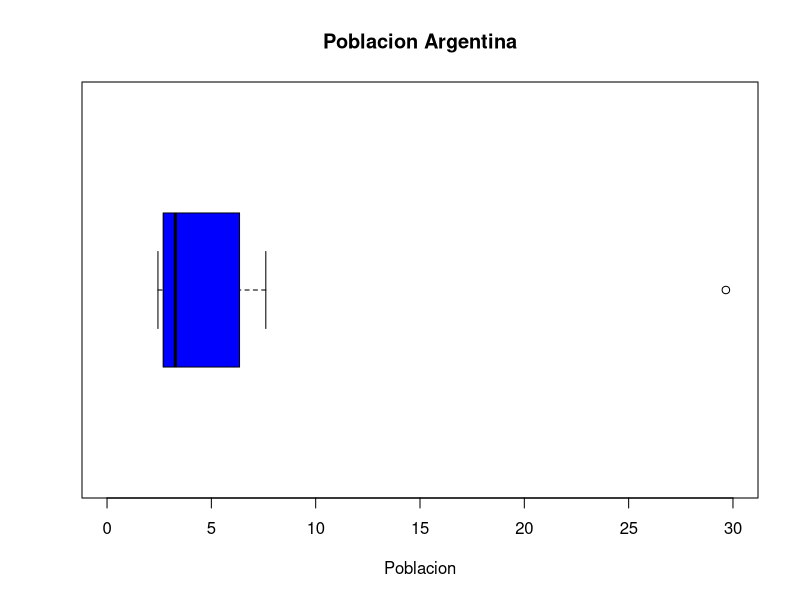
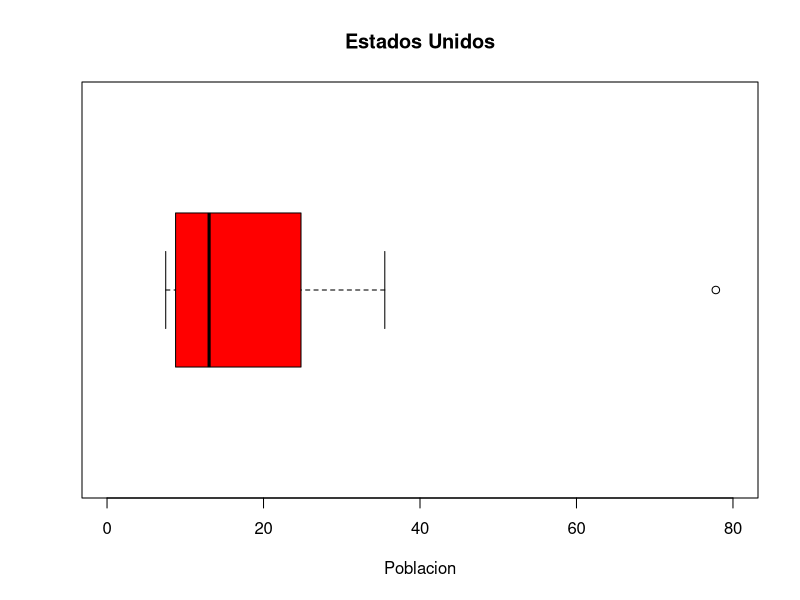
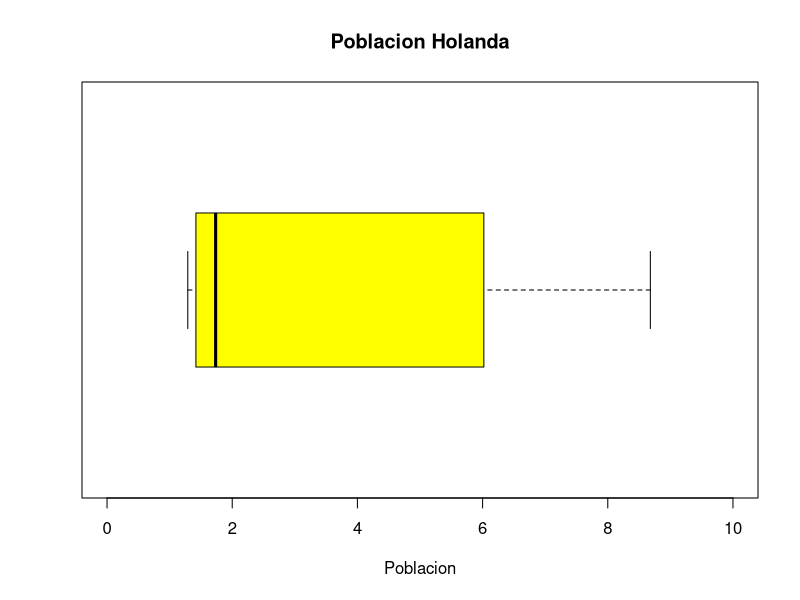
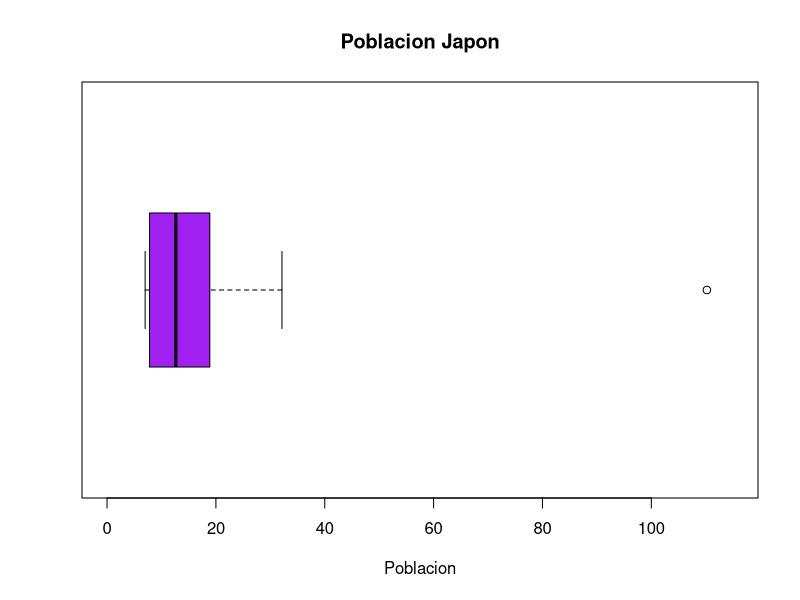

These charts were generated, in order, by the following R code:
## ---- chunk 1
arg <- c( 29.66, 7.61, 6.35,4.10,3.80,2.75,2.70,2.69,2.51, 2.44 )

eeuu <- c( 77.81, 35.50, 24.79, 20.02, 16.70, 9.39,9.38,8.76,7.63,7.50 )

hol <- c( 8.68, 7.31, 6.02, 2.64, 1.75, 1.72, 1.51, 1.42, 1.31, 1.29 )

jap <- c( 110.21, 32.14, 18.88, 16.38, 13.37, 11.92, 10.71, 7.80, 7.70, 7.00 )
## ---- chunk 2
par(mfrow= c(1,1))
# Grafica bloxpot de argentina 
boxplot(arg,  col="blue", main = "Poblacion Argentina", xlab = "Poblacion", ylim = c(0,30),  horizontal = TRUE)
#Grafica bloxport de USA
boxplot(eeuu,  col="red", main = "Estados Unidos", xlab = "Poblacion", ylim = c(0,80),  horizontal = TRUE)
#Grafica bloxpot de Holanda
boxplot(hol,  col="yellow", main = "Poblacion Holanda", xlab = "Poblacion", ylim = c(0,10),  horizontal = TRUE)
#Grafica bloxpot de Japón
boxplot(jap,  col="purple", main = "Poblacion Japon", xlab = "Poblacion", ylim = c(0,115),  horizontal = TRUE)

## ---- chunk 3
lambda <-180 * 0.98
ppois(180, lambda = lambda, lower.tail = TRUE)

## ---- chunk 4

med <- 400

dtsn <- 5

resp <- pnorm(415,med,dtsn,lower.tail = FALSE)

print(paste("El porcentaje de botellas producto NO CONFORME es de: ",resp*100,'%'));

